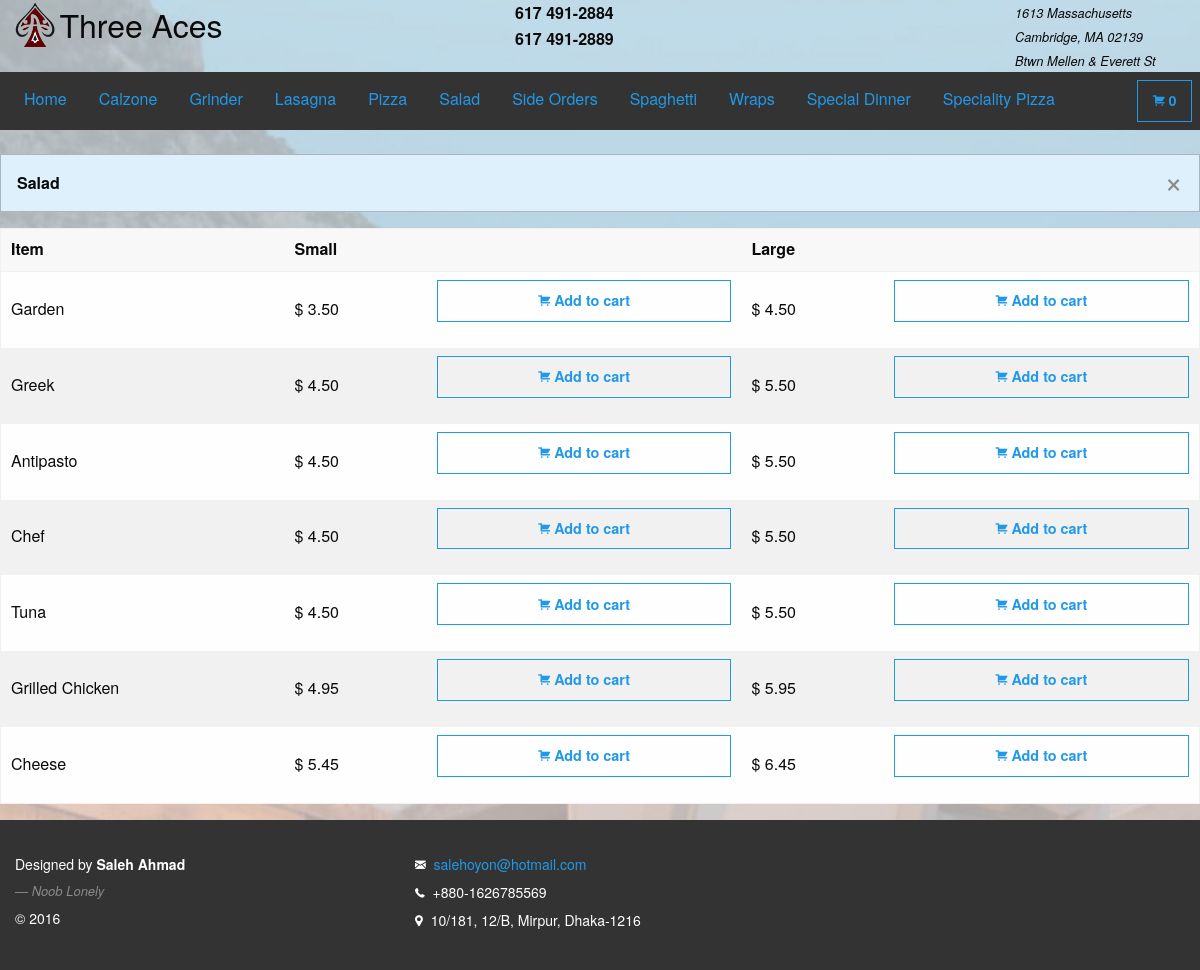
The page /salad.php on the database its author committed.
### tables this page shows
CREATE TABLE IF NOT EXISTS `salad` (
`salad_id` bigint(20) NOT NULL COMMENT 'Salad ID',
  `salad_name` text NOT NULL COMMENT 'Salad Name',
  `salad_small_price` decimal(10,2) NOT NULL COMMENT 'Small Salad Price',
  `salad_large_price` decimal(10,2) NOT NULL COMMENT 'Large Salad Price'
);

### model/db.php (called while the page is built, shortened)
<?php
function salad()
{
    $conn        = db_conn();
    $selectQuery = 'SELECT * FROM `salad`';
    try{
        $stmt = $conn->query($selectQuery);
    }catch(PDOException $e){
        handle_sql_errors($selectQuery, $e->getMessage());
    }
    $row = $stmt->fetchAll(PDO::FETCH_ASSOC);
    return $row;
}

### controller/dataCollector.php (called while the page is built, shortened)
<?php
require_once 'model/db.php';
function getSalad()
{
    $row = salad();
    return $row;
}

### salad.php (the view, shortened to what this page needs)
<?php
require_once 'controller/dataCollector.php';
$row = getSalad();
?>
<!doctype html>
<html class="no-js" lang="en">
    <head>
        <?php require_once 'includes/head.php';?>
    </head>
    <body>
        <div class="cover-image"></div>
        <div id="wrap">
            <main>
                <header>
                    <?php include_once 'includes/upperHeader.php';?>
                    <nav id="fixed-top-nav-sec">
                        <?php require_once 'includes/navbar.php'; ?>
                    </nav>
                </header>
                <br/>
                <section>
                    <div class="row">
                        <div class="panel callout primary" data-closable>
                            <strong>Salad</strong>
                            <button class="close-button" aria-label="Dismiss alert" type="button" data-close>
                                <span aria-hidden="true">&times;</span>
                            </button>
                        </div>
                        <table style="width: 100%">
                            <thead>
                            <tr>
                                <th>Item</th>
                                <th>Small</th>
                                <th></th>
                                <th>Large</th>
                                <th></th>
                            </tr>
                            </thead>
                            <tbody>
                            <?php foreach($row as $r): ?>
                                <tr data-id ="<?= htmlentities(stripcslashes($r['salad_id']), ENT_QUOTES, 'UTF-8'); ?>" data-type="Salad">
                                    <td><?= htmlentities(stripcslashes($r['salad_name']), ENT_QUOTES, 'UTF-8'); ?></td>
                                    <td> $ <?= htmlentities(stripcslashes($r['salad_small_price']), ENT_QUOTES, 'UTF-8'); ?></td>
                                    <td>
                                        <button type="button" class="button hollow primary expanded item-small">
                                            <i class="fi-shopping-cart"></i>
                                            <strong>Add to cart</strong>
                                        </button>
                                    </td>
                                    <td> $ <?= htmlentities(stripcslashes($r['salad_large_price']), ENT_QUOTES, 'UTF-8'); ?></td>
                                    <td>
                                        <button type="button" class="button hollow primary expanded item-large">
                                            <i class="fi-shopping-cart"></i>
                                            <strong>Add to cart</strong>
                                        </button>
                                    </td>
                                </tr>
                            <?php endforeach; ?>
                            </tbody>
                        </table>
                    </div>
                </section>
            </main>
        </div>
        <footer>
            <?php include_once 'includes/footer.php';?>
        </footer>
    </body>
</html>

### css/main.css (style rules this page uses)
html { color: #222; font-size: 1em; line-height: 1.4; }
.cover-image { position: fixed; top: 0; left: 0; right: 0; z-index: -1; top:0; background: url("../img/back-image.jpg") bottom no-repeat fixed; background-size: cover; height: 100%; }
#wrap { min-height: 100%; }
main { overflow:auto; padding-bottom: 150px; }
footer { background: #333; color:#fff; position: relative; margin-top: -150px; clear:both; padding: 30px 0; height: 150px; font-size: 14px; line-height: 2 }
body { scrollbar-face-color: #def0fc; scrollbar-shadow-color: #99B0BD; scrollbar-arrow-color: #686F73; scrollbar-track-color: #EFF0F5; }

### rows shown on the page
salad: salad_name "Garden", salad_small_price "3.50", salad_large_price "4.50"
salad: salad_name "Greek", salad_small_price "4.50", salad_large_price "5.50"
salad: salad_name "Antipasto", salad_small_price "4.50", salad_large_price "5.50"
salad: salad_name "Chef", salad_small_price "4.50", salad_large_price "5.50"
salad: salad_name "Tuna", salad_small_price "4.50", salad_large_price "5.50"
salad: salad_name "Grilled Chicken", salad_small_price "4.95", salad_large_price "5.95"
salad: salad_name "Cheese", salad_small_price "5.45", salad_large_price "6.45"

### other values the page prints
count($_SESSION['cart']) "0"
